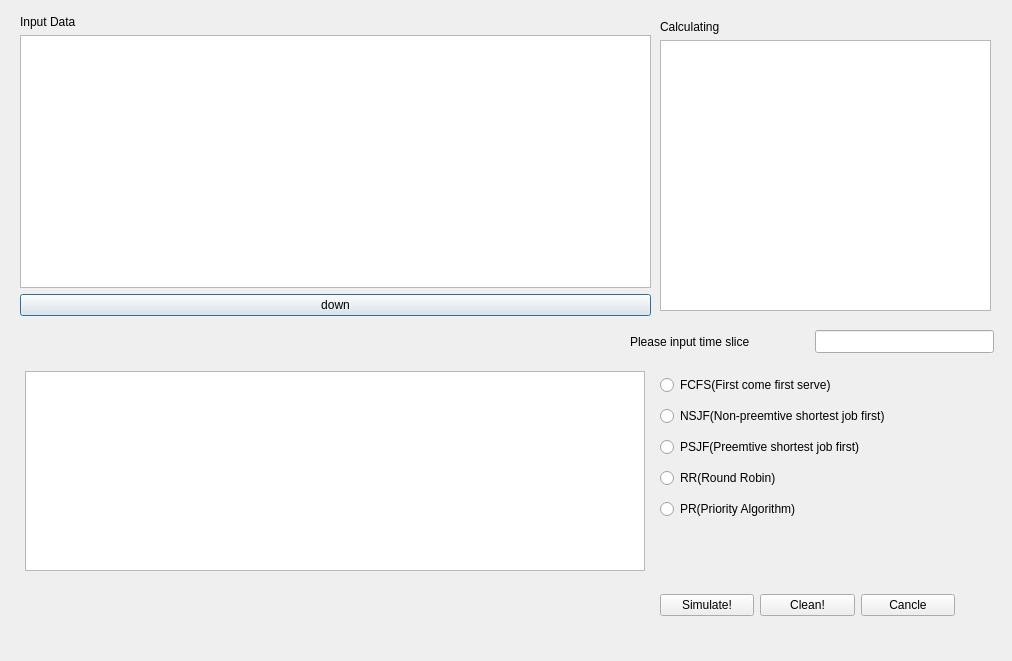
<?xml version="1.0" encoding="UTF-8"?>
<ui version="4.0">
 <class>sub_window</class>
 <widget class="QDialog" name="sub_window">
  <property name="geometry">
   <rect>
    <x>0</x>
    <y>0</y>
    <width>1012</width>
    <height>661</height>
   </rect>
  </property>
  <property name="windowTitle">
   <string>Dialog</string>
  </property>
  <widget class="QWidget" name="layoutWidget">
   <property name="geometry">
    <rect>
     <x>20</x>
     <y>15</y>
     <width>631</width>
     <height>301</height>
    </rect>
   </property>
   <layout class="QVBoxLayout" name="verticalLayout">
    <item>
     <widget class="QLabel" name="Input_Data">
      <property name="text">
       <string>Input Data</string>
      </property>
     </widget>
    </item>
    <item>
     <widget class="QTableWidget" name="tableWidget"/>
    </item>
    <item>
     <widget class="QPushButton" name="pushButton">
      <property name="sizePolicy">
       <sizepolicy hsizetype="Preferred" vsizetype="Preferred">
        <horstretch>0</horstretch>
        <verstretch>0</verstretch>
       </sizepolicy>
      </property>
      <property name="layoutDirection">
       <enum>Qt::LeftToRight</enum>
      </property>
      <property name="text">
       <string>down</string>
      </property>
     </widget>
    </item>
   </layout>
  </widget>
  <widget class="QWidget" name="layoutWidget">
   <property name="geometry">
    <rect>
     <x>660</x>
     <y>20</y>
     <width>331</width>
     <height>291</height>
    </rect>
   </property>
   <layout class="QVBoxLayout" name="verticalLayout_2">
    <item>
     <widget class="QLabel" name="Calculating">
      <property name="text">
       <string>Calculating</string>
      </property>
     </widget>
    </item>
    <item>
     <widget class="QTableWidget" name="tableWidget_Result"/>
    </item>
   </layout>
  </widget>
  <widget class="QGraphicsView" name="graphicsView">
   <property name="geometry">
    <rect>
     <x>25</x>
     <y>371</y>
     <width>620</width>
     <height>200</height>
    </rect>
   </property>
  </widget>
  <widget class="QWidget" name="layoutWidget">
   <property name="geometry">
    <rect>
     <x>660</x>
     <y>590</y>
     <width>295</width>
     <height>30</height>
    </rect>
   </property>
   <layout class="QHBoxLayout" name="horizontalLayout">
    <item>
     <widget class="QPushButton" name="pushButton_2">
      <property name="text">
       <string>Simulate!</string>
      </property>
     </widget>
    </item>
    <item>
     <widget class="QPushButton" name="pushButton_4">
      <property name="text">
       <string>Clean!</string>
      </property>
     </widget>
    </item>
    <item>
     <widget class="QPushButton" name="pushButton_3">
      <property name="text">
       <string>Cancle</string>
      </property>
     </widget>
    </item>
   </layout>
  </widget>
  <widget class="QWidget" name="layoutWidget">
   <property name="geometry">
    <rect>
     <x>660</x>
     <y>370</y>
     <width>366</width>
     <height>155</height>
    </rect>
   </property>
   <layout class="QVBoxLayout" name="verticalLayout_4">
    <item>
     <widget class="QRadioButton" name="radioButton_Sub_FCFS">
      <property name="text">
       <string>FCFS(First come first serve)</string>
      </property>
     </widget>
    </item>
    <item>
     <widget class="QRadioButton" name="radioButton_Sub_NSJF">
      <property name="text">
       <string>NSJF(Non-preemtive shortest job first)</string>
      </property>
     </widget>
    </item>
    <item>
     <widget class="QRadioButton" name="radioButton_Sub_PSJF">
      <property name="text">
       <string>PSJF(Preemtive shortest job first)</string>
      </property>
     </widget>
    </item>
    <item>
     <widget class="QRadioButton" name="radioButton_Sub_RR">
      <property name="text">
       <string>RR(Round Robin)</string>
      </property>
     </widget>
    </item>
    <item>
     <widget class="QRadioButton" name="radioButton_Sub_PR">
      <property name="text">
       <string>PR(Priority Algorithm)</string>
      </property>
     </widget>
    </item>
   </layout>
  </widget>
  <widget class="QWidget" name="layoutWidget">
   <property name="geometry">
    <rect>
     <x>630</x>
     <y>330</y>
     <width>364</width>
     <height>23</height>
    </rect>
   </property>
   <layout class="QHBoxLayout" name="horizontalLayout_2">
    <item>
     <widget class="QLabel" name="label">
      <property name="text">
       <string>Please input time slice</string>
      </property>
     </widget>
    </item>
    <item>
     <widget class="QLineEdit" name="lineEdit_timeslice">
      <property name="sizePolicy">
       <sizepolicy hsizetype="Minimum" vsizetype="Minimum">
        <horstretch>0</horstretch>
        <verstretch>0</verstretch>
       </sizepolicy>
      </property>
     </widget>
    </item>
   </layout>
  </widget>
 </widget>
 <resources/>
 <connections>
  <connection>
   <sender>pushButton_3</sender>
   <signal>clicked()</signal>
   <receiver>sub_window</receiver>
   <slot>close()</slot>
   <hints>
    <hint type="sourcelabel">
     <x>940</x>
     <y>617</y>
    </hint>
    <hint type="destinationlabel">
     <x>927</x>
     <y>496</y>
    </hint>
   </hints>
  </connection>
 </connections>
</ui>
